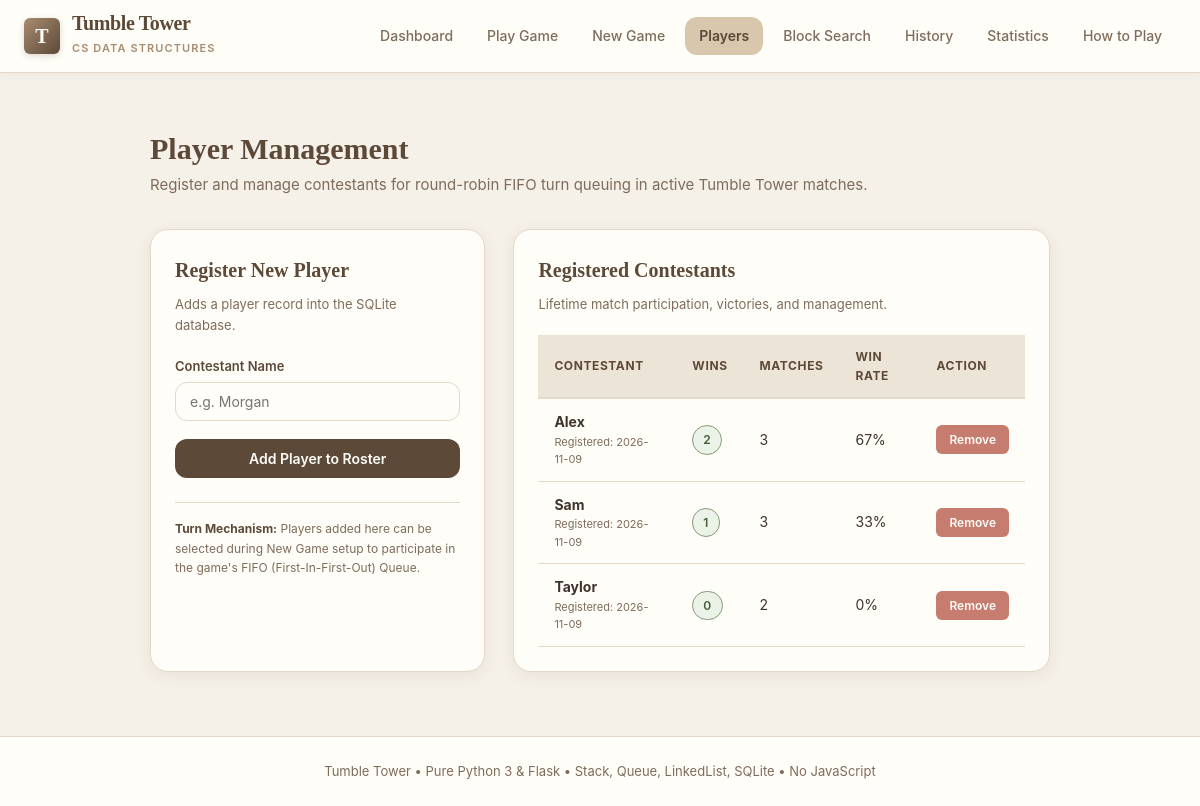
The page /players on the database its author committed.
### tables this page shows
CREATE TABLE players (
                    id INTEGER PRIMARY KEY AUTOINCREMENT,
                    name TEXT UNIQUE NOT NULL,
                    games_played INTEGER DEFAULT 0,
                    games_won INTEGER DEFAULT 0,
                    created_at TEXT NOT NULL
                );

### tumble_tower/app.py (the view)
@app.route("/players")
def players():
    all_players = db.get_all_players()
    return render_template("players.html", players=all_players, active_page="players")

### tumble_tower/database.py (called while the page is built)
    def get_connection(self):
        conn = sqlite3.connect(self.db_path)
        conn.row_factory = sqlite3.Row
        return conn

    def get_all_players(self):
        with self.get_connection() as conn:
            cursor = conn.cursor()
            cursor.execute("SELECT * FROM players ORDER BY games_won DESC, games_played DESC, name ASC")
            return [dict(row) for row in cursor.fetchall()]

### tumble_tower/templates/players.html (shortened to what this page needs)
{% extends "base.html" %}
{% block content %}
<div style="max-width: 900px; margin: 0 auto; display: flex; flex-direction: column; gap: 32px;">
  <div>
    <h2 style="font-family: var(--font-serif); font-size: 30px; color: var(--dark-brown);">Player Management</h2>
    <p style="color: var(--text-muted); font-size: 15px;">
      Register and manage contestants for round-robin FIFO turn queuing in active Tumble Tower matches.
    </p>
  </div>
  <div style="display: grid; grid-template-columns: 1fr 1.6fr; gap: 28px;">
    <div class="card">
      <h3 class="card-title">Register New Player</h3>
      <p class="card-subtitle">Adds a player record into the SQLite database.</p>
      <form action="{{ url_for('add_player') }}" method="POST">
        <div class="form-group">
          <label class="form-label" for="player_name">Contestant Name</label>
          <input type="text" id="player_name" name="name" class="form-input" placeholder="e.g. Morgan" required maxlength="30">
        </div>
        <button type="submit" class="btn btn-primary btn-full">
          Add Player to Roster
        </button>
      </form>
      <div style="margin-top: 24px; padding-top: 16px; border-top: 1px solid var(--borders); font-size: 12px; color: var(--text-muted);">
        <strong style="color: var(--dark-brown);">Turn Mechanism:</strong> Players added here can be selected during New Game setup to participate in the game's FIFO (First-In-First-Out) Queue.
      </div>
    </div>
    <div class="card">
      <h3 class="card-title">Registered Contestants</h3>
      <p class="card-subtitle">Lifetime match participation, victories, and management.</p>
      {% if players %}
        <div class="table-responsive">
          <table class="data-table">
            <thead>
              <tr>
                <th>Contestant</th>
                <th>Wins</th>
                <th>Matches</th>
                <th>Win Rate</th>
                <th>Action</th>
              </tr>
            </thead>
            <tbody>
              {% for p in players %}
                <tr>
                  <td>
                    <strong>{{ p.name }}</strong>
                    <div style="font-size: 11px; color: var(--text-muted);">Registered: {{ p.created_at[:10] }}</div>
                  </td>
                  <td>
                    <span class="badge badge-stable">{{ p.games_won }}</span>
                  </td>
                  <td>{{ p.games_played }}</td>
                  <td>
                    {% if p.games_played > 0 %}
                      {{ (p.games_won / p.games_played * 100)|round|int }}%
                    {% else %}
                      0%
                    {% endif %}
                  </td>
                  <td>
                    <form action="{{ url_for('remove_player') }}" method="POST" style="margin: 0;">
                      <button type="submit" class="btn btn-danger btn-sm" onclick="return true;">
                        Remove
                      </button>
                    </form>
                  </td>
                </tr>
              {% endfor %}
            </tbody>
          </table>
        </div>
      {% else %}
        <p style="font-size: 14px; color: var(--text-muted); font-style: italic;">
          No registered contestants yet. Use the form on the left to add players.
        </p>
      {% endif %}
    </div>
  </div>
</div>
{% endblock %}

### tumble_tower/static/css/style.css (style rules this page uses)
:root { --bg-main: #F5F0E8; --bg-card: #FFFDF8; --bg-secondary: #EDE4D8; --primary-beige: #D8C6AD; --muted-brown: #A88C70; --dark-brown: #5C4938; --text-main: #3F342B; --text-muted: #7E6C5C; --borders: #E3D8C9; --success: #849B78; --success-bg: #EBF2E8; --error: #C77C70; --error-bg: #FAECE9; --warning: #D99B52; --warning-bg: #FCF4E8; --radius-sm: 6px; --radius-md: 12px; --radius-lg: 18px; --radius-xl: 24px; --shadow-subtle: 0 2px 8px rgba(92, 73, 56, 0.05); --shadow-card: 0 4px 16px rgba(92, 73, 56, 0.08); --shadow-lift: 0 8px 24px rgba(92, 73, 56, 0.12); --shadow-block: 0 3px 6px rgba(92, 73, 56, 0.18), inset 0 1px 0 rgba(255, 255, 255, 0.35); --font-serif: "Playfair Display", "Georgia", "Cambria", serif; --font-sans: -apple-system, BlinkMacSystemFont, "Segoe UI", Roboto, "Helvetica Neue", Arial, sans-serif; --font-mono: "SF Mono", "Cascadia Code", "Fira Code", Menlo, monospace; }
*, *::before, *::after { box-sizing: border-box; margin: 0; padding: 0; }
body { background-color: var(--bg-main); color: var(--text-main); font-family: var(--font-sans); line-height: 1.6; -webkit-font-smoothing: antialiased; min-height: 100vh; display: flex; flex-direction: column; }
.card { background-color: var(--bg-card); border: 1px solid var(--borders); border-radius: var(--radius-lg); padding: 24px; box-shadow: var(--shadow-card); }
.card-title { font-family: var(--font-serif); font-size: 20px; font-weight: 700; color: var(--dark-brown); margin-bottom: 8px; }
.card-subtitle { font-size: 13px; color: var(--text-muted); margin-bottom: 20px; }
.btn { display: inline-flex; align-items: center; justify-content: center; padding: 10px 18px; font-size: 14px; font-weight: 600; border-radius: var(--radius-md); border: 1px solid transparent; cursor: pointer; text-decoration: none; transition: all 0.2s ease; font-family: inherit; }
.btn-primary { background-color: var(--dark-brown); color: #FFFDF8; }
.btn-danger { background-color: var(--error); color: #FFFDF8; }
.btn-sm { padding: 6px 12px; font-size: 12px; border-radius: var(--radius-sm); }
.btn-full { width: 100%; }
.badge { display: inline-flex; align-items: center; padding: 4px 10px; border-radius: 9999px; font-size: 12px; font-weight: 600; letter-spacing: 0.02em; }
.badge-stable { background-color: var(--success-bg); color: #435E37; border: 1px solid var(--success); }
.table-responsive { width: 100%; overflow-x: auto; margin-top: 16px; }
.data-table { width: 100%; border-collapse: collapse; text-align: left; font-size: 14px; }
.data-table th { background-color: var(--bg-secondary); color: var(--dark-brown); font-weight: 700; font-size: 12px; text-transform: uppercase; letter-spacing: 0.05em; padding: 12px 16px; border-bottom: 2px solid var(--borders); }
.data-table td { padding: 12px 16px; border-bottom: 1px solid var(--borders); color: var(--text-main); }
.form-group { margin-bottom: 18px; }
.form-label { display: block; font-size: 13px; font-weight: 600; color: var(--dark-brown); margin-bottom: 6px; }
.form-input, .form-select { width: 100%; padding: 10px 14px; border: 1px solid var(--borders); border-radius: var(--radius-md); background-color: #FFFDF8; color: var(--text-main); font-family: inherit; font-size: 14px; transition: border-color 0.2s ease; }

### rows shown on the page
players: name "Alex", created_at "2026-11-09", games_won "2", games_played "3", (p.games_won/p.games_played*100)|round|int "67"
players: name "Sam", created_at "2026-11-09", games_won "1", games_played "3", (p.games_won/p.games_played*100)|round|int "33"
players: name "Taylor", created_at "2026-11-09", games_won "0", games_played "2", (p.games_won/p.games_played*100)|round|int "0"
